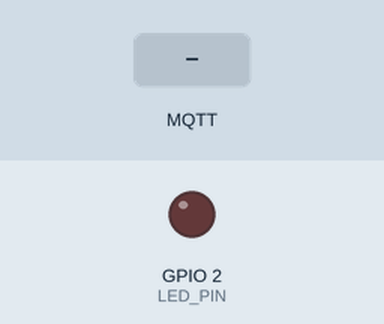
Recording of a program running on a simulated ESP32. Parts: output pins drawn as LEDs (lit = HIGH). Inputs (shaded band) come from the test bench. WiFi joins after 1.5 s; servers stay silent unless stated; no MQTT or app messages arrive unless stated; what the program prints to the serial monitor is not drawn.

Above: at 3.7 s.
3.8 s: MQTT message "ON" arrives on the first subscribed topic
At 5.4 s:
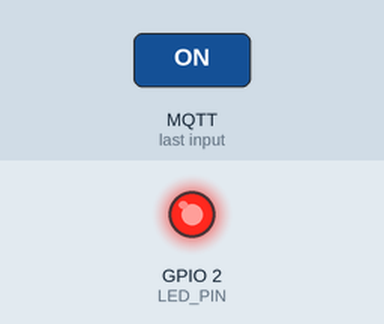
6.5 s: MQTT message "OFF" arrives on the first subscribed topic
At 7.8 s:
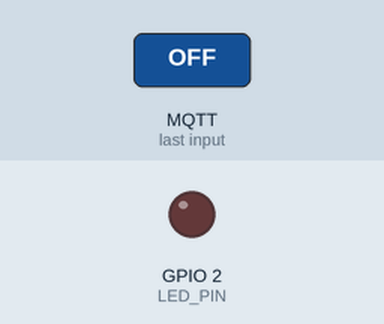
Timing chart, 0 to 9.5 s (numbered marks = the images above; inputs shaded):
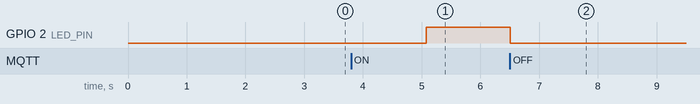

The program:

main.cpp
```cpp
#include <Arduino.h>
#include <WiFi.h>
#include <PubSubClient.h>
#include "config.h"

WiFiClient espClient;
PubSubClient mqttClient(espClient);

unsigned long lastReconnectAttempt = 0;
const unsigned long reconnectInterval = 5000;

// Trạng thái hiện tại của LED (false = OFF, true = ON)
bool ledState = false;

// Hàm callback nhận thông điệp MQTT
void callback(char* topic, byte* payload, unsigned int length) {
  Serial.println("-----------------------------------------");
  Serial.print("[MQTT Callback] Nhận bản tin từ Topic: ");
  Serial.println(topic);

  // Đọc payload đúng theo chiều dài length (không giả định dữ liệu có ký tự kết thúc '\0')
  char messageBuffer[64];
  unsigned int copyLength = (length < sizeof(messageBuffer) - 1) ? length : (sizeof(messageBuffer) - 1);
  memcpy(messageBuffer, payload, copyLength);
  messageBuffer[copyLength] = '\0'; // Thêm ký tự kết thúc chuỗi an toàn

  Serial.print("[MQTT Callback] Lệnh nhận được: \"");
  Serial.print(messageBuffer);
  Serial.println("\"");

  // Xử lý lệnh ON / OFF
  if (strcmp(messageBuffer, "ON") == 0) {
    ledState = true;
    digitalWrite(LED_PIN, HIGH);
    Serial.println("[LED Control] -> Đã BẬT LED (GPIO " + String(LED_PIN) + " = HIGH)");
  } else if (strcmp(messageBuffer, "OFF") == 0) {
    ledState = false;
    digitalWrite(LED_PIN, LOW);
    Serial.println("[LED Control] -> Đã TẮT LED (GPIO " + String(LED_PIN) + " = LOW)");
  } else {
    Serial.print("[LED Control] CẢNH BÁO: Lệnh không hợp lệ! Giữ nguyên trạng thái LED (");
    Serial.print(ledState ? "ON" : "OFF");
    Serial.println("). Các lệnh hợp lệ là \"ON\" hoặc \"OFF\".");
  }
}

void connectToWiFi() {
  Serial.println();
  Serial.print("[WiFi] Đang kết nối tới: ");
  Serial.println(WIFI_SSID);

  WiFi.mode(WIFI_STA);
  WiFi.begin(WIFI_SSID, WIFI_PASSWORD);

  unsigned long startAttempt = millis();
  while (WiFi.status() != WL_CONNECTED && millis() - startAttempt < 15000) {
    delay(500);
    Serial.print(".");
  }
  Serial.println();

  if (WiFi.status() == WL_CONNECTED) {
    Serial.print("[WiFi] Đã kết nối! IP: ");
    Serial.println(WiFi.localIP());
  } else {
    Serial.println("[WiFi] Kết nối Wi-Fi thất bại. Sẽ tự động thử lại...");
  }
}

bool reconnectMQTT() {
  if (WiFi.status() != WL_CONNECTED) {
    return false;
  }

  Serial.print("[MQTT] Đang kết nối lại tới broker ");
  Serial.print(MQTT_BROKER);
  Serial.print("...");

  if (mqttClient.connect(MQTT_CLIENT_ID)) {
    Serial.println(" THÀNH CÔNG!");

    // SAU MỖI LẦN KẾT NỐI LẠI, PHẢI SUBSCRIBE LẠI TOPIC CẦN NHẬN
    Serial.print("[MQTT] Đang subscribe topic: ");
    Serial.println(TOPIC_LED_CONTROL);
    bool subSuccess = mqttClient.subscribe(TOPIC_LED_CONTROL);
    if (subSuccess) {
      Serial.println("[MQTT] Subscribe topic thành công! Sẵn sàng nhận lệnh ON/OFF.");
    } else {
      Serial.println("[MQTT] CẢNH BÁO: Subscribe topic thất bại!");
    }
    return true;
  } else {
    Serial.print(" THẤT BẠI! Mã lỗi state = ");
    Serial.println(mqttClient.state());
    return false;
  }
}

void setup() {
  Serial.begin(115200);
  delay(1000);

  pinMode(LED_PIN, OUTPUT);
  digitalWrite(LED_PIN, LOW); // Mặc định tắt LED khi khởi động

  Serial.println("=========================================");
  Serial.println(" Lab 05 - Bài 04: Subscribe và Điều Khiển LED");
  Serial.println("=========================================");

  connectToWiFi();
  mqttClient.setServer(MQTT_BROKER, MQTT_PORT);
  mqttClient.setCallback(callback);
}

void loop() {
  // 1. Kiểm tra kết nối Wi-Fi
  if (WiFi.status() != WL_CONNECTED) {
    unsigned long now = millis();
    if (now - lastReconnectAttempt > reconnectInterval) {
      lastReconnectAttempt = now;
      WiFi.reconnect();
    }
    return;
  }

  // 2. Kiểm tra kết nối MQTT
  if (!mqttClient.connected()) {
    unsigned long now = millis();
    if (now - lastReconnectAttempt > reconnectInterval) {
      lastReconnectAttempt = now;
      reconnectMQTT();
    }
    return;
  }

  // 3. Duy trì MQTT loop để nhận và xử lý callback
  mqttClient.loop();
}
```

config.example.h
```cpp
#ifndef CONFIG_H
#define CONFIG_H

// Cấu hình Wi-Fi
#define WIFI_SSID "Wokwi-GUEST"
#define WIFI_PASSWORD ""

// Cấu hình MQTT Broker
#define MQTT_BROKER "broker.hivemq.com"
#define MQTT_PORT 1883
#define MQTT_CLIENT_ID "esp32-doantuantu-bai04"

// Tiền tố topic cá nhân và topic điều khiển LED
#define TOPIC_PREFIX "lab05/doantuantu"
#define TOPIC_LED_CONTROL "lab05/doantuantu/control/led"

// Cấu hình chân kết nối LED (GPIO 2 thường là LED tích hợp trên ESP32 DevKit V1)
#define LED_PIN 2

#endif // CONFIG_H
```

Measured:
- after the input at 3.8 s, GPIO 2 (LED_PIN): LOW → HIGH after 1.3 s
- after the input at 6.5 s, GPIO 2 (LED_PIN): HIGH → LOW at once
